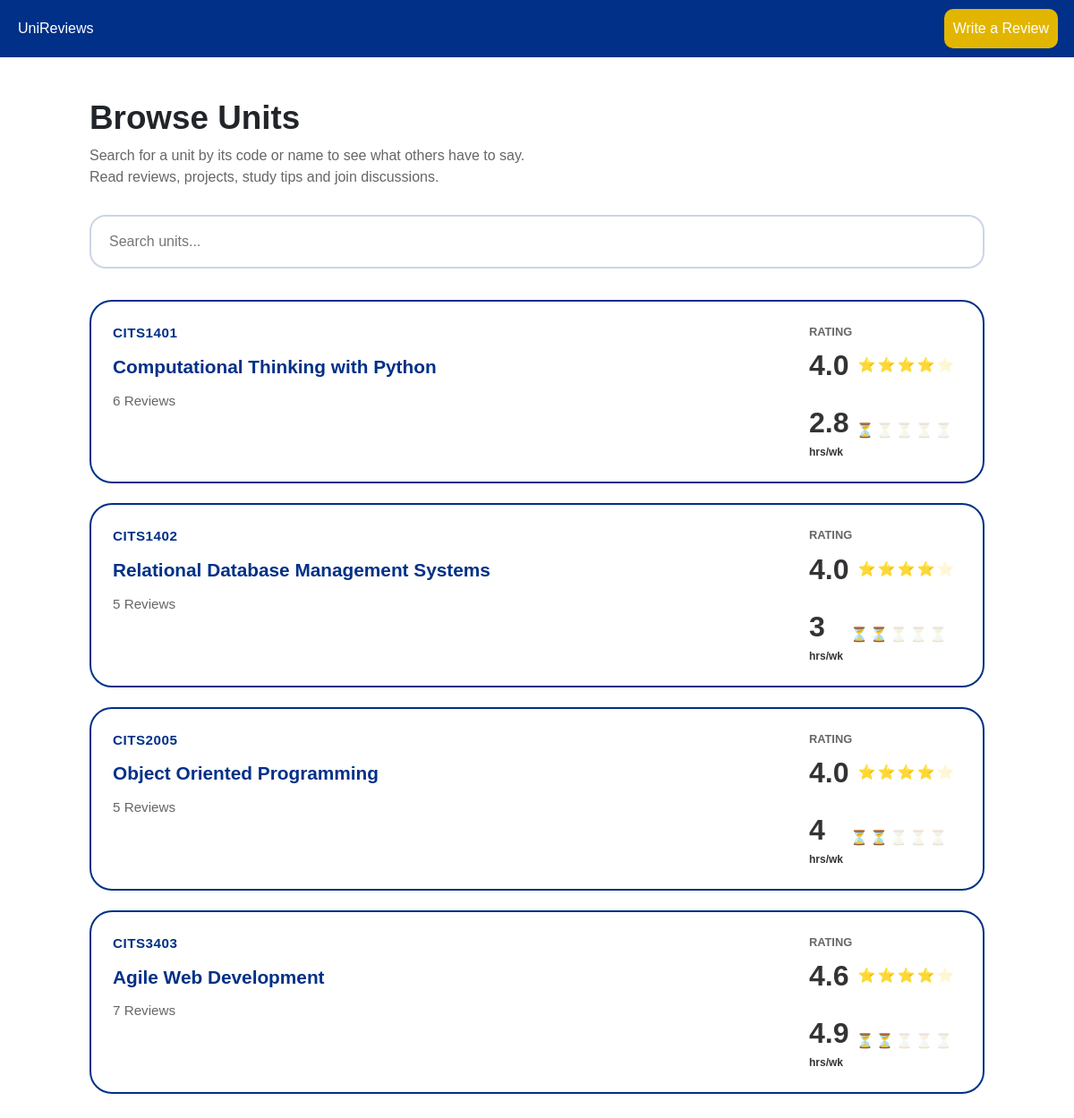
/units, run on the app's committed database.
### app/models.py (models this page shows, shortened)
class Unit(db.Model):
    __tablename__ = "units"
    code = db.Column(
        db.String(16),
        primary_key=True
    )
    name = db.Column(
        db.String(255),
        nullable=False
    )
    level = db.Column(
        db.Integer,
        nullable=False
    )
    handbook_link = db.Column(db.String(500))
    tags = db.Column(db.JSON, default=list)
    prerequisites = db.Column(db.JSON, default=list)
    tips = db.Column(db.Text)
    reviews = db.relationship(
        "Review",
        back_populates="unit",
        cascade="all, delete-orphan",
        order_by="desc(Review.created_at)"
    )
    discussions = db.relationship(
        "Discussion",
        back_populates="unit",
        cascade="all, delete-orphan",
        order_by="desc(Discussion.created_at)"
    )
    projects = db.relationship(
        "Project",
        back_populates="unit",
        cascade="all, delete-orphan",
        order_by="desc(Project.created_at)"
    )
    @property
    def review_count(self):
        return len(self.reviews)
    @property
    def rating(self):
        if not self.reviews:
            return 0.0
        return sum(r.rating for r in self.reviews) / len(self.reviews)
    @property
    def workload(self):
        if not self.reviews:
            return 0.0
        return sum(r.workload for r in self.reviews) / len(self.reviews)

class Review(db.Model):
    __tablename__ = "reviews"
    review_id = db.Column(db.Integer, primary_key=True)
    unit_code = db.Column(
        db.String(16),
        db.ForeignKey("units.code"),
        nullable=False
    )
    author_id = db.Column(
        db.Integer,
        db.ForeignKey("users.user_id"),
        nullable=False
    )
    rating = db.Column(db.Float, nullable=False)
    workload = db.Column(db.Float, nullable=False)
    content = db.Column(db.Text, nullable=False)
    get_ahead_tip = db.Column(db.String(200), nullable=True)
    created_at = db.Column(
        db.DateTime,
        default=lambda: datetime.now(timezone.utc)
    )
    unit = db.relationship(
        "Unit",
        back_populates="reviews"
    )
    author = db.relationship(
        "User",
        back_populates="reviews"
    )

### app/routes.py (the view, shortened to what this page needs)
@main.route("/units")
def units():
    search = request.args.get("search", "").strip()
    query = Unit.query
    units = query.order_by(Unit.code.asc()).all()
    return render_template(
        "unit_list.html",
        units=units
    )

### app/routes.py (called while the page is built)
@main.context_processor
def inject_globals():
    return dict(
        current_user_id=get_current_user(),
        current_user=get_current_user_obj()
    )

def get_current_user():
    return session.get("user_id")

def get_current_user_obj():
    user_id = get_current_user()
    if not user_id:
        return None
    return User.query.get(get_current_user())

### app/templates/unit_list.html (shortened to what this page needs)
{% extends "base.html" %}
{% block styles %}
<link
    rel="stylesheet"
    href="{{ url_for('static', filename='css/content_list.css') }}"
>
{% endblock %}
{% block content %}
<div class="page-container">
    <div class="page-header">
        <h1>Browse Units</h1>
        <p>
            Search for a unit by its code or name to see what others have to say.<br>
            Read reviews, projects, study tips and join discussions.
        </p>
    </div>
    <form class="search-bar">
        <input
            id = "live-search"
            type="search"
            name="search"
            placeholder="Search units..."
            value="{{ request.args.get('search', '') }}"
        >
    </form>
    <div id="search-results" class="content-list">
        {% if units %}
            {% for item in units[:10] %}
                {% include "partials/unit_card.html" %}
            {% endfor %}
        {% else %}
            <div class="empty-state">
                <h3>No matching units found.</h3>
            </div>
        {% endif %}
    </div>
</div>
{% endblock %}

### app/templates/partials/unit_card.html
<a
    href="{{ url_for('main.unit_page', code=item.code) }}"
    class="content-card unit-card"
>
    <div class="review-main">
        <div class="review-content">
            <div class="review-meta">
                <span class="unit-code">
                    {{ item.code }}
                </span>
            </div>
            <h3 class="unit-name">
                {{ item.name }}
            </h3>
            <p class="unit-review-count">
                {{ item.review_count }} Review{{ '' if item.review_count == 1 else 's' }}
            </p>
        </div>
        <div class="review-stats">
            <div class="review-stat">
                <span class="stat-label">
                    Rating
                </span>
                <div class="stat-inline">
                    <span class="stat-value">
                        {{ "%.1f"|format(item.rating) }}
                    </span>
                    <div class="review-stars">
                        {% for i in range(1, 6) %}
                            <span
                                class="star {% if (item.rating) >= i %}filled{% endif %}"
                            >
                                ⭐️
                            </span>
                        {% endfor %}
                    </div>
                </div>
            </div>
            <div class="review-stat">
                {% from "macros/workload.html" import workload_display %}
                {{ workload_display(item.workload or 0, size="sm") }}
            </div>
        </div>
    </div>
</a>

### app/templates/macros/workload.html (shortened to what this page needs)
{% macro workload_display(hours, size="md") %}
    {% if hours < 3 %}
        {% set filled = 1 %}
    {% elif hours < 6 %}
        {% set filled = 2 %}
    {% elif hours < 9 %}
        {% set filled = 3 %}
    {% elif hours < 12 %}
        {% set filled = 4 %}
    {% else %}
        {% set filled = 5 %}
    {% endif %}
    {% set hours_str = (hours | int) | string if hours == hours | int else "%.1f" | format(hours) %}
    {% if size == "md" %}
        {#
            md: mirrors the rating card's .rating-info > h2 + .rating-stars
            structure exactly, so all sizing/colour CSS is inherited for free.
        #}
        <div class="rating-info">
            <h2 class="fw-bold">
                {{ hours_str }}<span class="workload-unit">hrs/week</span>
            </h2>
            <div class="rating-stars">
                {% for i in range(1, 6) %}
                    <span class="wl-hg {% if i <= filled %}wl-hg--filled{% else %}wl-hg--empty{% endif %}">⏳</span>
                {% endfor %}
            </div>
        </div>
    {% else %}
        <span class="workload-display workload-display--sm">
            <span>
                <span class="workload-hours">{{ hours_str }}</span>
                <br> hrs/wk
            </span>
            <span class="workload-hourglasses">
                {% for i in range(1, 6) %}
                    <span class="wl-hg {% if i <= filled %}wl-hg--filled{% else %}wl-hg--empty{% endif %}">⏳</span>
                {% endfor %}
            </span>
        </span>
    {% endif %}
{% endmacro %}

### app/static/css/workload_display.css (style rules this page uses)
.workload-display { display: inline-flex; align-items: center; gap: 8px; }
.workload-hours { font-weight: bold; color: rgb(0, 48, 135); white-space: nowrap; }
.workload-display--sm .workload-hours { font-size: 0.85rem; }
.workload-hourglasses { display: inline-flex; gap: 2px; }
.wl-hg { line-height: 1; }
.workload-display--sm .wl-hg { font-size: 0.9rem; }
.wl-hg--filled { opacity: 1; }
.wl-hg--empty { opacity: 0.18; }

### app/static/css/content_list.css (style rules this page uses)
body { background-color: white; font-family: Arial, Helvetica, sans-serif; }
.page-container { max-width: 1000px; margin: 0 auto; padding-top: 110px; padding-bottom: 60px; }
.page-header { margin-bottom: 30px; }
.page-header h1 { font-size: 2.3rem; font-weight: bold; margin-bottom: 8px; }
.page-header p { color: #666; font-size: 1rem; }
.search-bar { margin-bottom: 35px; }
.search-bar input { width: 100%; padding: 16px 20px; border-radius: 18px; border: 2px solid rgba(0,48,135,0.2); font-size: 1rem; transition: 0.2s; }
.content-list { display: flex; flex-direction: column; gap: 22px; }
.content-card { display: block; padding: 24px; border-radius: 25px; border: 2px solid rgba(0,48,135); background-color: white; overflow: hidden; transition: 0.2s ease-in-out; text-decoration: none; color: inherit; }
.content-card h3 { font-size: 1.3rem; font-weight: bold; margin-bottom: 14px; color: rgb(0,48,135); }
.review-main { display: flex; justify-content: space-between; gap: 30px; align-items: flex-start; }
.review-content { flex: 1; }
.review-meta { display: flex; align-items: center; gap: 10px; margin-bottom: 14px; font-size: 0.95rem; color: rgb(0,48,135); font-weight: bold; }
.review-stats { min-width: 170px; display: flex; flex-direction: column; gap: 16px; }
.review-stat { display: flex; flex-direction: column; gap: 4px; }
.stat-label { font-size: 0.8rem; color: #666; text-transform: uppercase; font-weight: bold; }
.stat-inline { display: flex; align-items: center; gap: 10px; }
.stat-value { font-size: 2rem; font-weight: bold; color: #333; min-width: 40px; }
.workload-display--sm { font-size: 0.75rem; font-weight: bold; color: #333; min-width: 40px; }
.workload-display--sm .wl-hg { font-size: 1rem; }
.workload-display--sm .workload-hours { font-size: 2rem; font-weight: 700; color: #333; }
.review-stars, .review-hourglasses { display: flex; gap: 2px; font-size: 1rem; }
.star, .hourglass { opacity: 0.2; }
.star.filled, .hourglass.filled { opacity: 1; }
.unit-card { cursor: pointer; }
.unit-code { font-size: 0.95rem; font-weight: bold; color: rgb(0,48,135); letter-spacing: 0.5px; }
.unit-name { margin: 0 0 10px 0; font-size: 1.5rem; color: #222; }
.unit-review-count { margin: 0; color: #666; font-size: 0.95rem; }

### data on the page
Unit: code "CITS1401", name "Computational Thinking with Python", review_count "6", review_count "s", hours_str "2.8"
Review: rating "4.0"
Unit: code "CITS1402", name "Relational Database Management Systems", review_count "5", review_count "s", hours_str "3"
Review: rating "4.0"
Unit: code "CITS2005", name "Object Oriented Programming", review_count "5", review_count "s", hours_str "4"
Review: rating "4.0"
Unit: code "CITS3403", name "Agile Web Development", review_count "7", review_count "s", hours_str "4.9"
Review: rating "4.6"
